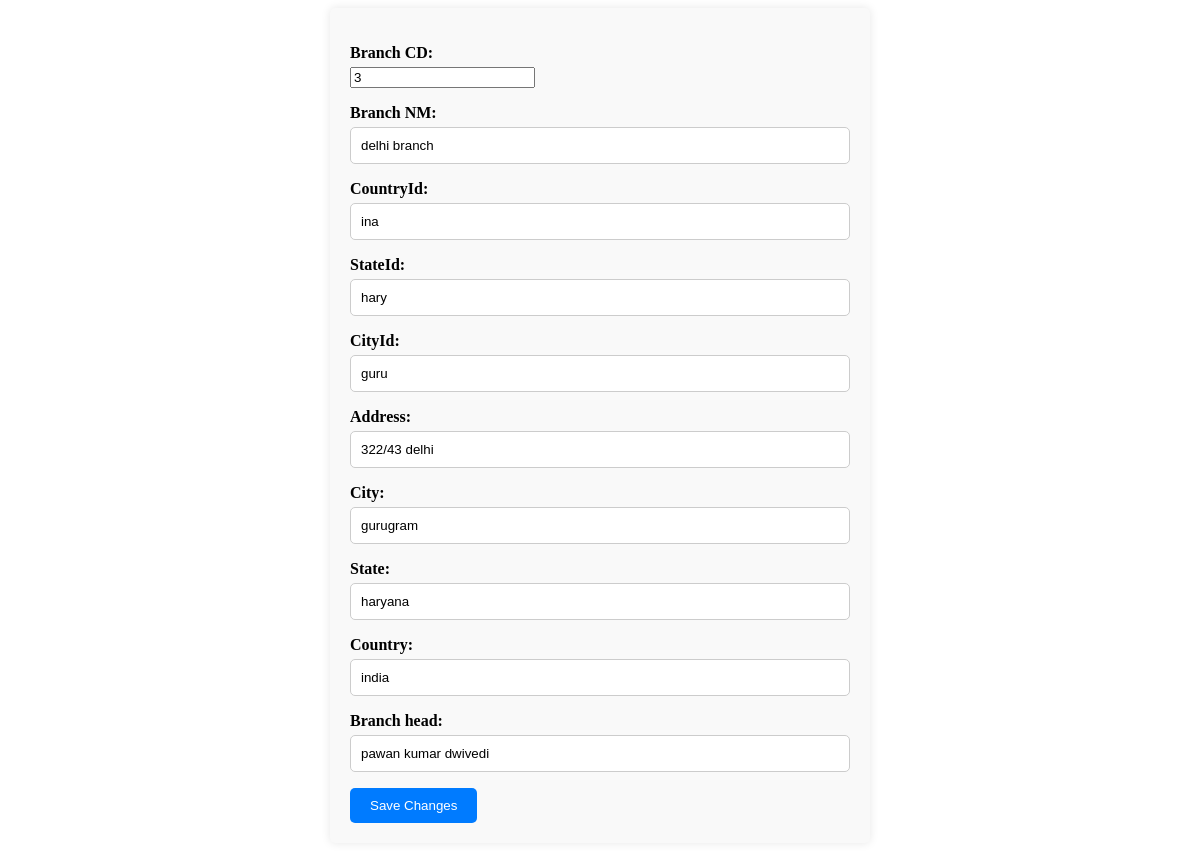
/administration/edit_branch/3/, run on the app's committed database.
### BranchesInfo/models.py (models this page shows, shortened)
class Branches(models.Model):
    Branch_CD = models.IntegerField(primary_key=True)
    Branch_NM = models.CharField(max_length=50, null=False) #~ Name of branch
    countryId = models.CharField(max_length=50,null=True) #~ Country code of branch
    stateId  = models.CharField(max_length=50,null=True)
    cityId = models.CharField(max_length=50,null=True)
    Address = models.CharField(max_length=100, null=False)
    city = models.CharField(max_length=100, null=True)
    state = models.CharField(max_length=100, null=True)
    country = models.CharField(max_length=100, null=True)
    Branch_head =models.CharField(max_length=100, null=True)

### administration/views.py (the view)
# urls.py: path('edit_branch/<int:branch_id>/', views.edit_branch, name='edit_branch'),
def edit_branch(request, branch_id):
    branch = get_object_or_404(Branches, Branch_CD=branch_id)
    if request.method == 'POST':
        form = BranchForm(request.POST, instance=branch)
        if form.is_valid():
            form.save()
            return redirect('administration:admin_dashboard')
    else:
        form = BranchForm(instance=branch)
    return render(request, 'edit_branch.html', {'form': form, 'branch': branch})

### administration/forms.py
class BranchForm(forms.ModelForm):
    class Meta:
        model = Branches
        fields = '__all__'

### administration/templates/edit_branch.html (shortened to what this page needs)
<form method="post">
    {{ form.as_p }}
    <button type="submit">Save Changes</button>
</form>

### administration/templates/edit_branch.html (style rules this page uses)
form { max-width: 500px; margin: 0 auto; padding: 20px; background-color: #f9f9f9; border-radius: 5px; box-shadow: 0px 0px 10px rgba(0, 0, 0, 0.1); }
label { display: block; font-weight: bold; margin-bottom: 5px; }
input[type="text"] { width: 100%; padding: 10px; border: 1px solid #ccc; border-radius: 5px; box-sizing: border-box; }
button[type="submit"] { background-color: #007bff; color: #fff; border: none; padding: 10px 20px; border-radius: 5px; cursor: pointer; }

### data on the page
Branches: Branch_CD "3", Branch_NM "delhi branch", countryId "ina", stateId "hary", cityId "guru", Address "322/43 delhi", city "gurugram", state "haryana", country "india", Branch_head "pawan kumar dwivedi"
